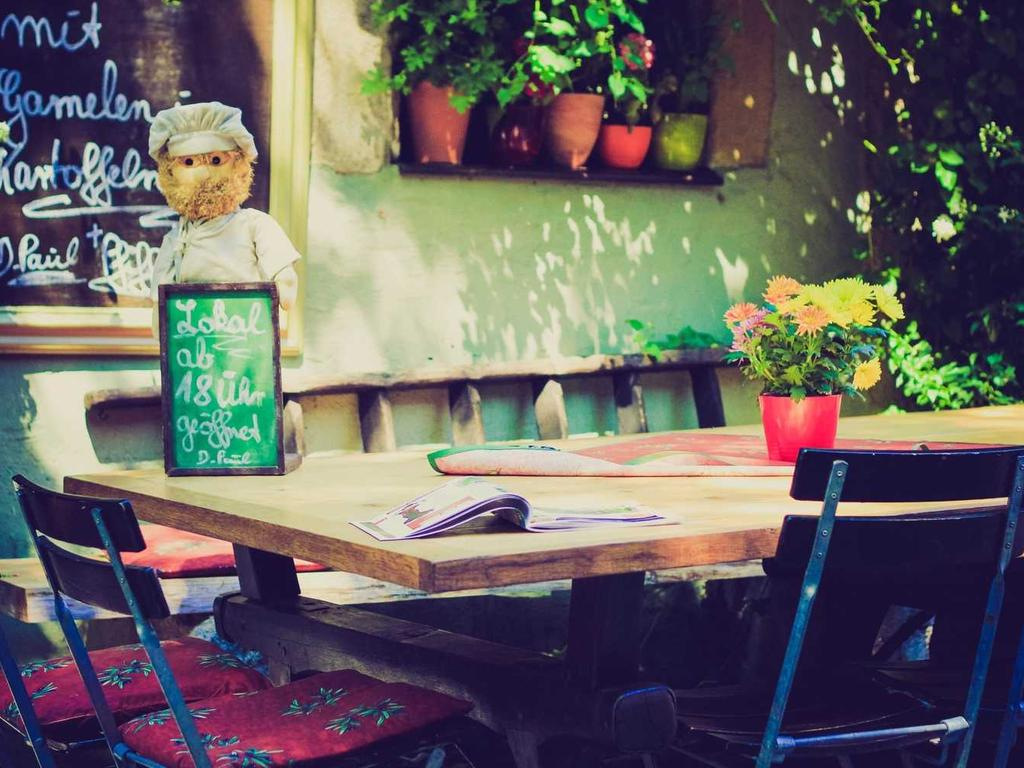
#> input picture udim_cv/articles/163-1024x768.jpg, 1024 x 768 px
$ python -i utils.py   (imports and definitions only)
#> lines starting #> are read from the running program, lines starting #| are printed output that depends on the picture
import shutil
import urllib.parse
import os
import json
import hashlib
import numpy as np
from sklearn.preprocessing import StandardScaler
from typing import List, Union, Dict, Tuple
from PIL import Image

# [182 lines left out: functions standardize_embeddings, relax_clusters, chunk_text, not called in this run]


def handle_image(image_source: str, output_folder: str, base_input_folder: str = None, thumbnail_res: str = '400x210') -> Union[Dict[str, Union[str, bool]], str, bool]:
    """
    Handle image source by copying local files or returning remote URLs.
    For local images, creates a thumbnail version in JPG format.

    Args:
        image_source: Path to image file (local) or URL (remote)
        output_folder: Folder where images should be copied
        base_input_folder: Base folder to search for local images
        thumbnail_res: Thumbnail resolution in format WIDTHxHEIGHT (default: '400x210')

    Returns:
        For local images: Dict with 'thumbnail' and 'image' keys containing relative paths
        For remote URLs: URL string as-is
        If not found: False
    """
    if not image_source:
        return False

    # Check if it's a remote URL
    parsed = urllib.parse.urlparse(image_source)
    if parsed.scheme in ('http', 'https'):
        return image_source  # Return URL as-is

    # Handle local file paths
    if os.path.isabs(image_source):
        image_path = image_source
    elif base_input_folder:
        image_path = os.path.join(base_input_folder, image_source)
    else:
        image_path = image_source

    # Check if file exists
    if not os.path.exists(image_path):
        return False

    # Create images subfolder in output if it doesn't exist
    images_folder = os.path.join(output_folder, 'images')
    os.makedirs(images_folder, exist_ok=True)

    # Get filename and create destination path
    filename = os.path.basename(image_path)
    dest_path = os.path.join(images_folder, filename)

    # Copy original image if not already present
    if not os.path.exists(dest_path):
        try:
            shutil.copy2(image_path, dest_path)
        except Exception as e:
            print(f"Warning: Could not copy image {image_path} to {dest_path}: {e}")
            return False

    # Get relative path for original image
    image_rel_path = os.path.relpath(dest_path, output_folder)

    # Create thumbnail for local images
    try:
        # Parse thumbnail dimensions
        width, height = map(int, thumbnail_res.split('x'))

        # Generate thumbnail filename (change extension to .jpg)
        base_name = os.path.splitext(filename)[0]
        thumbnail_filename = f"{base_name}_thumb.jpg"
        thumbnail_path = os.path.join(images_folder, thumbnail_filename)

        # Create thumbnail if it doesn't exist
        if not os.path.exists(thumbnail_path):
            img = Image.open(image_path)

            # Calculate desired aspect ratio
            target_aspect = width / height

            # Get current image dimensions
            img_width, img_height = img.size
            current_aspect = img_width / img_height

            # Crop to match desired aspect ratio (centered crop)
            if current_aspect > target_aspect:
                # Image is wider than target - crop width
                new_width = int(img_height * target_aspect)
                left = (img_width - new_width) // 2
                img = img.crop((left, 0, left + new_width, img_height))
            elif current_aspect < target_aspect:
                # Image is taller than target - crop height
                new_height = int(img_width / target_aspect)
                top = (img_height - new_height) // 2
                img = img.crop((0, top, img_width, top + new_height))

            # Resize to exact dimensions
            img = img.resize((width, height), Image.Resampling.LANCZOS)

            # Convert to RGB if necessary (for PNG with transparency, etc.)
            if img.mode in ('RGBA', 'LA', 'P'):
                rgb_img = Image.new('RGB', img.size, (255, 255, 255))
                if img.mode == 'P':
                    img = img.convert('RGBA')
                rgb_img.paste(img, mask=img.split()[-1] if img.mode in ('RGBA', 'LA') else None)
                img = rgb_img
            elif img.mode != 'RGB':
                img = img.convert('RGB')

            img.save(thumbnail_path, 'JPEG', quality=85)

        thumbnail_rel_path = os.path.relpath(thumbnail_path, output_folder)
    except Exception as e:
        print(f"Warning: Could not create thumbnail for {image_path}: {e}")
        # If thumbnail creation fails, still return the original image
        thumbnail_rel_path = image_rel_path

    # Return dict with both paths
    return {
        'thumbnail': thumbnail_rel_path if thumbnail_rel_path else image_rel_path,
        'image': image_rel_path
    }


# [117 lines left out: functions calculate_article_checksum, calculate_combined_checksum, should_skip_regeneration, not called in this run]

>>> import cv2
>>> picture = cv2.imread('articles/163-1024x768.jpg', cv2.IMREAD_GRAYSCALE)
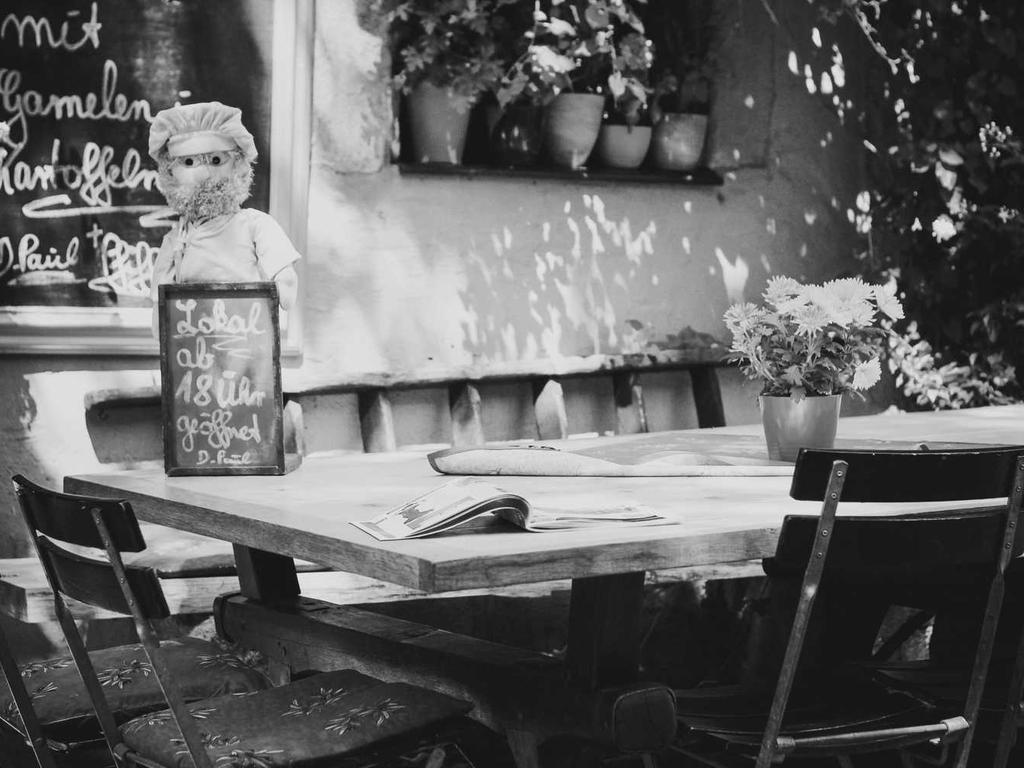
#> picture: shape (768, 1024); min 0, max 255, mean 100.9
>>> result = handle_image(picture, 'out.png')
#> (the run stopped early here; a loop or call above may not have finished)

$ run again, on udim_cv/articles/314-200x500.jpg
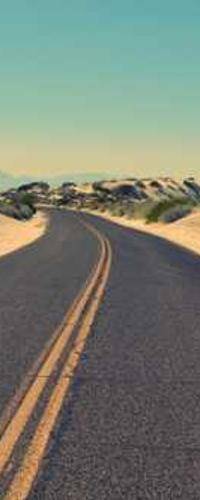
#> input picture udim_cv/articles/314-200x500.jpg, 200 x 500 px
#> `picture = cv2.imread('articles/163-1024x768.jpg', cv2.IMREAD_GRAYSCALE)`:
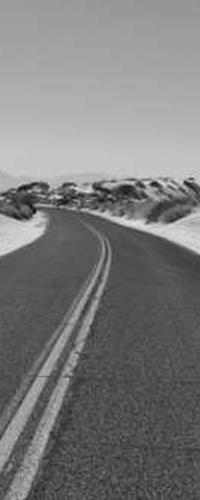
#> picture: shape (500, 200); min 10, max 228, mean 123.2
